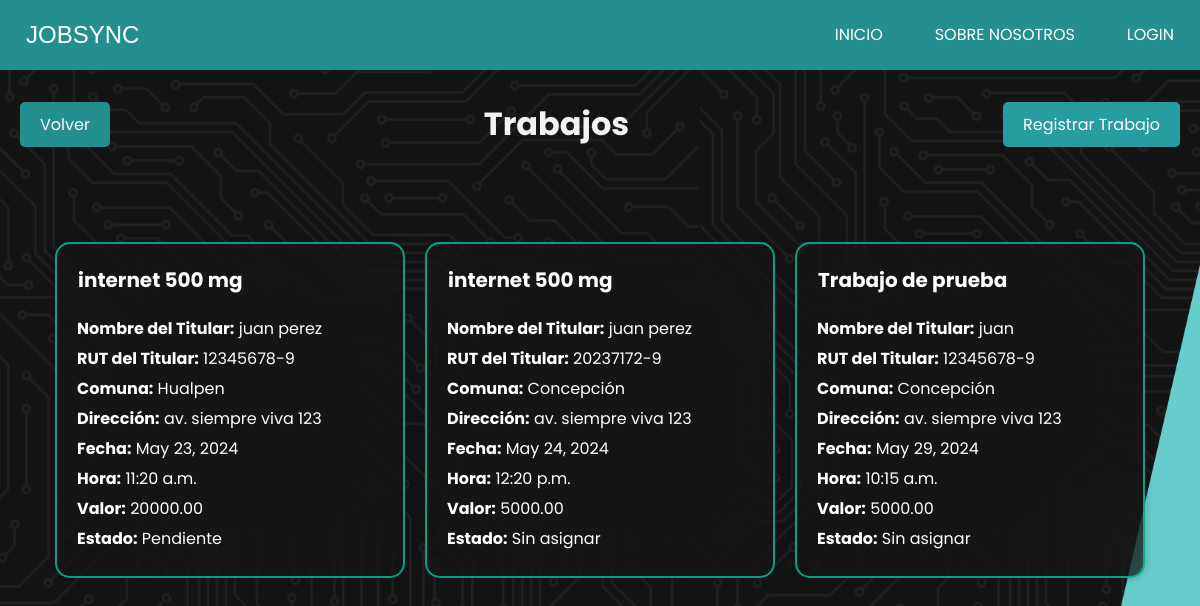
Page /trabajos/ on the earlier database version.
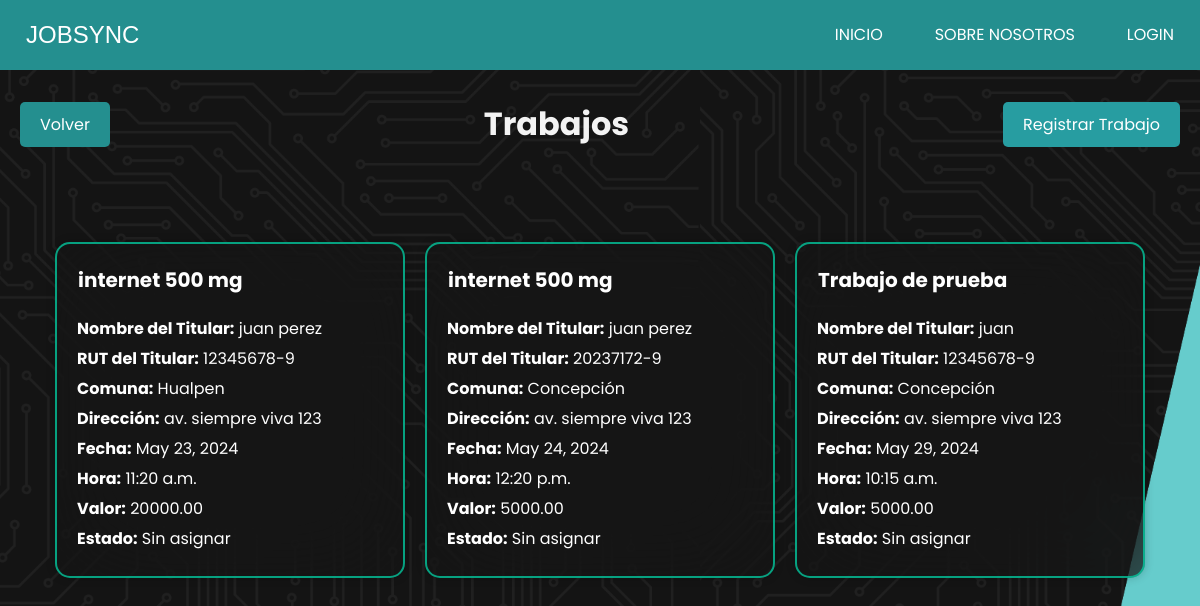
Same page on the later database version.
### JobSyncApp/models.py (models this page shows, shortened)
class Trabajo(models.Model):
    colaborador = models.ForeignKey(CustomUser, on_delete=models.SET_NULL, null=True, blank=True)
    nombre_trabajo = models.CharField(max_length=100)
    nombre_titular = models.CharField(max_length=100)
    rut_titular = models.CharField(max_length=12)
    comuna = models.ForeignKey(Comuna, on_delete=models.SET_NULL, null=True)
    direccion = models.CharField(max_length=255)
    fecha = models.DateField()
    hora = models.TimeField()
    valor = models.DecimalField(max_digits=10, decimal_places=2)
    ESTADO_CHOICES = [
        ('sin_asignar', 'Sin asignar'),
        ('pendiente', 'Pendiente'),
        ('completado', 'Completado'),
    ]
    estado = models.CharField(max_length=20, choices=ESTADO_CHOICES, default='sin_asignar')

class Comuna(models.Model):
    nombre = models.CharField(max_length=100, unique=True)
    def __str__(self):
        return self.nombre

### JobSyncApp/views.py (the view)
# urls.py: path('trabajos/', views.trabajos, name='trabajos'),
def trabajos(request):
    trabajos = Trabajo.objects.all()  # Obtener todos los trabajos
    return render(request, 'admin/gestion_trabajos/trabajos.html', {'trabajos': trabajos})

### JobSyncApp/templates/admin/gestion_trabajos/trabajos.html (shortened to what this page needs)
{% extends 'index.html' %}
{% load static %}
{% block extra_css %}
<link rel="stylesheet" href="{% static 'css/admin/trabajos.css' %}">
{% endblock extra_css %}
{% block contenido %}
<div class="card-container">
    <div class="header">
        <a href="{% url 'index_trabajo' %}"  class="boton volver">Volver</a>
        <h1 id="titulo-trabajos">Trabajos</h1>
        <a href="{% url 'crear_trabajo' %}"  class="boton regresar">Registrar Trabajo</a>
    </div>
    {% for trabajo in trabajos %}
    <div class="card">
        <div class="botones">
        <button class="delete-btn" data-url="{% url 'eliminar_usuario' trabajo.id %}"> </button>
        <button class="edit-btn" data-url="{% url 'modificar_usuario' trabajo.id %}" > </button>
        <h2> {{ trabajo.nombre_trabajo }}</h2>
        </div>
        <p><strong>Nombre del Titular:</strong> {{ trabajo.nombre_titular }}</p>
        <p><strong>RUT del Titular:</strong> {{ trabajo.rut_titular }}</p>
        <p><strong>Comuna:</strong> {{ trabajo.comuna }}</p>
        <p><strong>Dirección:</strong> {{ trabajo.direccion }}</p>
        <p><strong>Fecha:</strong> {{ trabajo.fecha }}</p>
        <p><strong>Hora:</strong> {{ trabajo.hora }}</p>
        <p><strong>Valor:</strong> {{ trabajo.valor }}</p>
        <p><strong>Estado:</strong> {{ trabajo.get_estado_display }}</p>
    </div>
    {% endfor %}
</div>
{% endblock %}

### JobSyncApp/templates/index.html (shortened to what this page needs)
{% load  static  %}
<!DOCTYPE html>
<html lang="en">
<head>
    <link rel="stylesheet" href="{% static 'css' %}/estilo.css">
    <link href="https://cdn.jsdelivr.net/npm/remixicon@4.2.0/fonts/remixicon.css" rel="stylesheet" />
    {% block extra_css %} {% endblock extra_css %}
</head>
<body>
    <navbar class="navbar-container">
        <div class="logo-container" >
            <a href=""><img src="" alt="" style="margin-top: 1px; margin-right: 10px;"></a>
            {%if user.is_authenticated%}
            <a href="{% url 'home' %}">JobSync</a>
            {% else %}
            <a href="">JobSync</a>
            {%endif%}
        </div>
        <ul class="nav-items">
            <li class="nav-link"><a href="{% url 'home' %}">Inicio</a></li>
            <li class="nav-link"><a href="{% url 'sobre_nosotros' %}">Sobre Nosotros</a></li>
            {%if user.is_authenticated%}
            <li class="nav-link"><a href="{% url 'custom_logout' %}">Cerrar Sesion</a></li>
            {% else %}
            <li class="nav-link"><a href="{% url 'custom_login' %}">login</a></li>
            {%endif%}
        </ul>
    </navbar>
    {% block contenido %}{% endblock %}
</body>
</html>

### JobSyncApp/static/css/estilo.css (style rules this page uses)
* { margin: 0; padding: 0; box-sizing: border-box; }
html, body { margin: 0; padding: 0; width: 100%; height: 100%; }
.navbar-container { display: flex; justify-content: space-between; padding: 0 1rem; height: 70px; align-items: center; background: #248f8f; color: #fff; position: fixed; top: 0; width: 100%; z-index: 1000; }
.logo-container { display: flex; align-items: center; }
.navbar-container .logo-container a { font-size: 1.5rem; text-transform: uppercase; cursor: pointer; color: #fff; font-weight: 500; font-family: 'Kanit', sans-serif; }
.navbar-container .nav-items { display: flex; list-style-type: none; gap: 2rem; align-items: center; }
.navbar-container .nav-items .nav-link a { color: #fff; transition: 0.2s; padding: 10px; text-transform: uppercase; white-space: nowrap; }
.navbar-container .nav-items .nav-link:after { display: block; content: ""; border-top: 2px solid rgb(60, 179, 133); transform: scaleX(0); transition: transform 250ms ease-in-out; }

### JobSyncApp/static/css/admin/trabajos.css (style rules this page uses)
* { padding: 0; margin: 0; box-sizing: border-box; text-decoration: none; list-style: none; border: none; outline: none; font-family: "Poppins", sans-serif; }
body { min-height: 100vh; width: 100%; display: flex; align-items: center; justify-content: center; background: url("/static/css/img/fondo.png") no-repeat center center fixed; background-size: cover; }
.header { width: 100%; display: flex; justify-content: space-between; align-items: center; padding: 20px; color: rgba(255, 255, 255, 0.8); position: fixed; top: 80px; }
#titulo-trabajos { margin: 0; flex-grow: 1; text-align: center; color: #f3f3f3; }
.card-container { display: flex; flex-wrap: wrap; justify-content: center; margin-top: 20px; }
.card { width: 350px; margin: 10px; padding: 20px; background: rgba(22, 22, 22, 0.61); border: 2px solid rgba(3, 207, 163, 0.76); box-shadow: 0 0 10px rgba(0, 0, 0, .2); color: #fff; backdrop-filter: blur(50px); border-radius: 15px; }
.card h2 { font-size: 20px; margin-bottom: 10px; }
.card p { margin: 5px 0; }
.card .delete-btn, .card .edit-btn { background: transparent; color: white; border: none; padding: 10px; border-radius: 10%; cursor: pointer; }
.card { position: relative; }
.card .delete-btn, .card .edit-btn { position: absolute; top: 10px; right: 10px; }
.card .edit-btn { right: 50px; }
.botones { padding: 1px; margin-bottom: 10px; }
.boton { padding: 10px 20px; background-color: #007bff; color: white; text-decoration: none; border-radius: 5px; transition: background-color 0.3s ease; }
.boton.volver { background-color: #248f8f; }
.boton.regresar { background-color: #279da1; }

Differences in the rows shown:
changed Trabajo "May 23, 2024": estado "Pendiente" → "Sin asignar"
